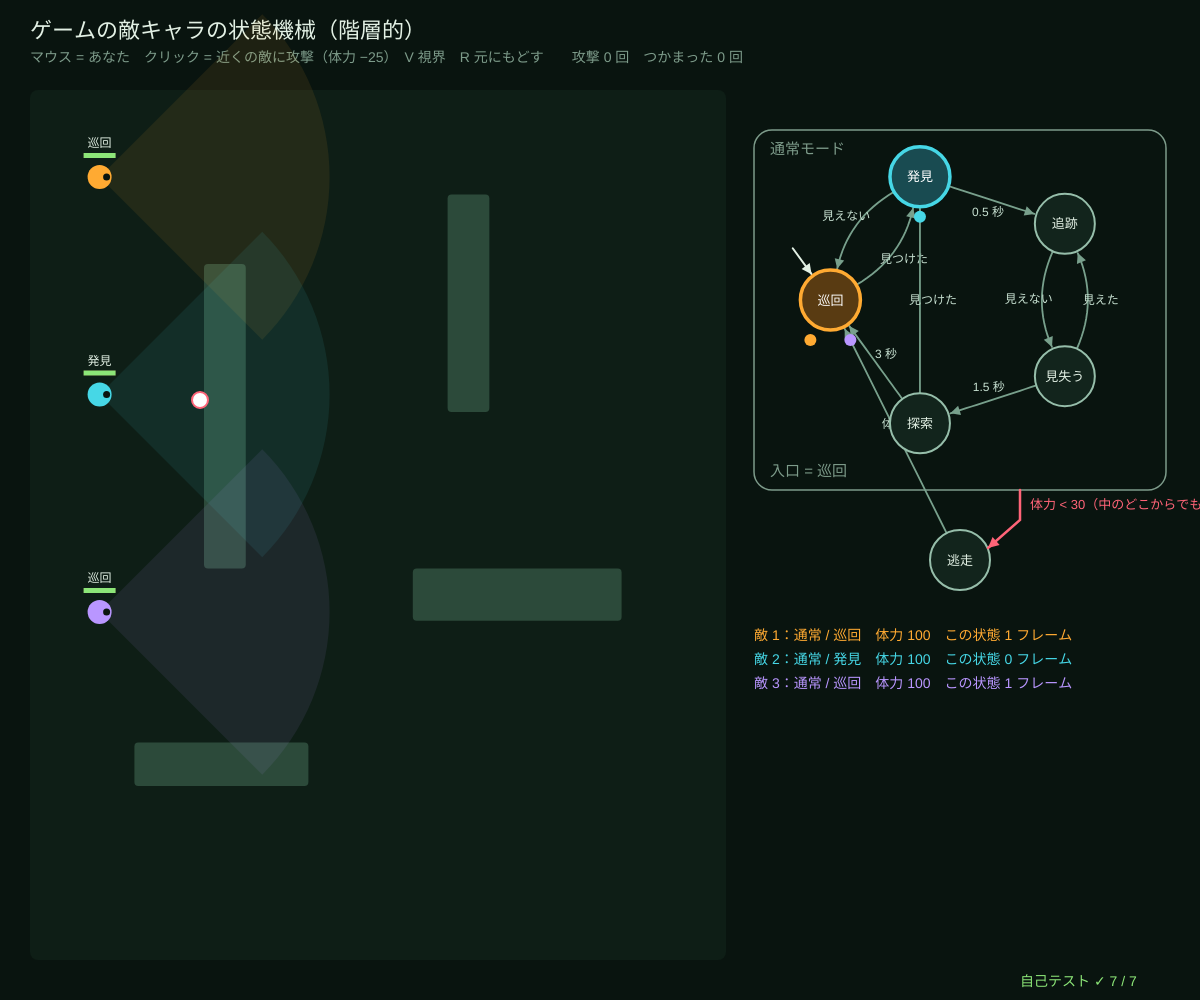
Frame 1 (no input)
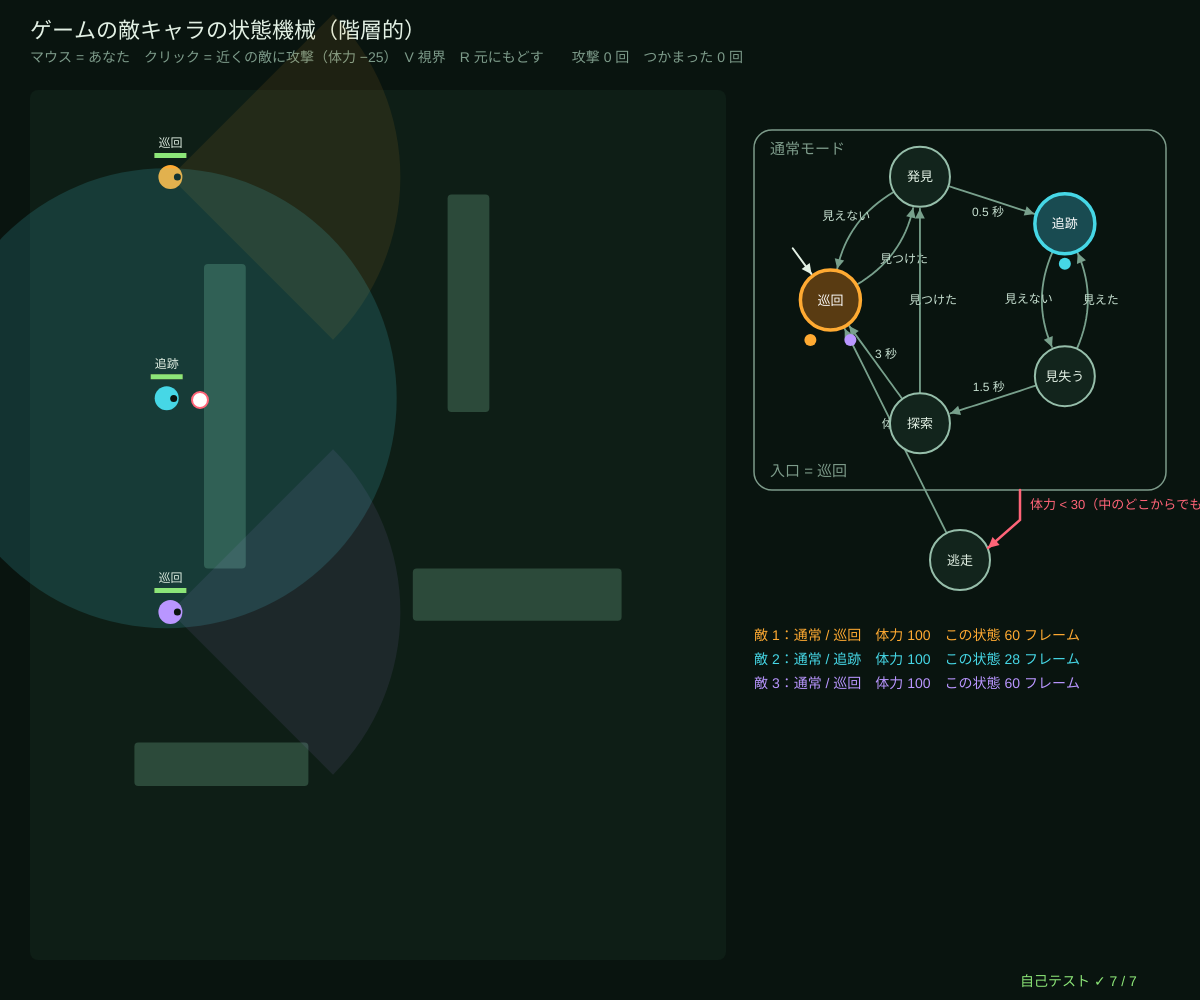
Frame 60 (no input)
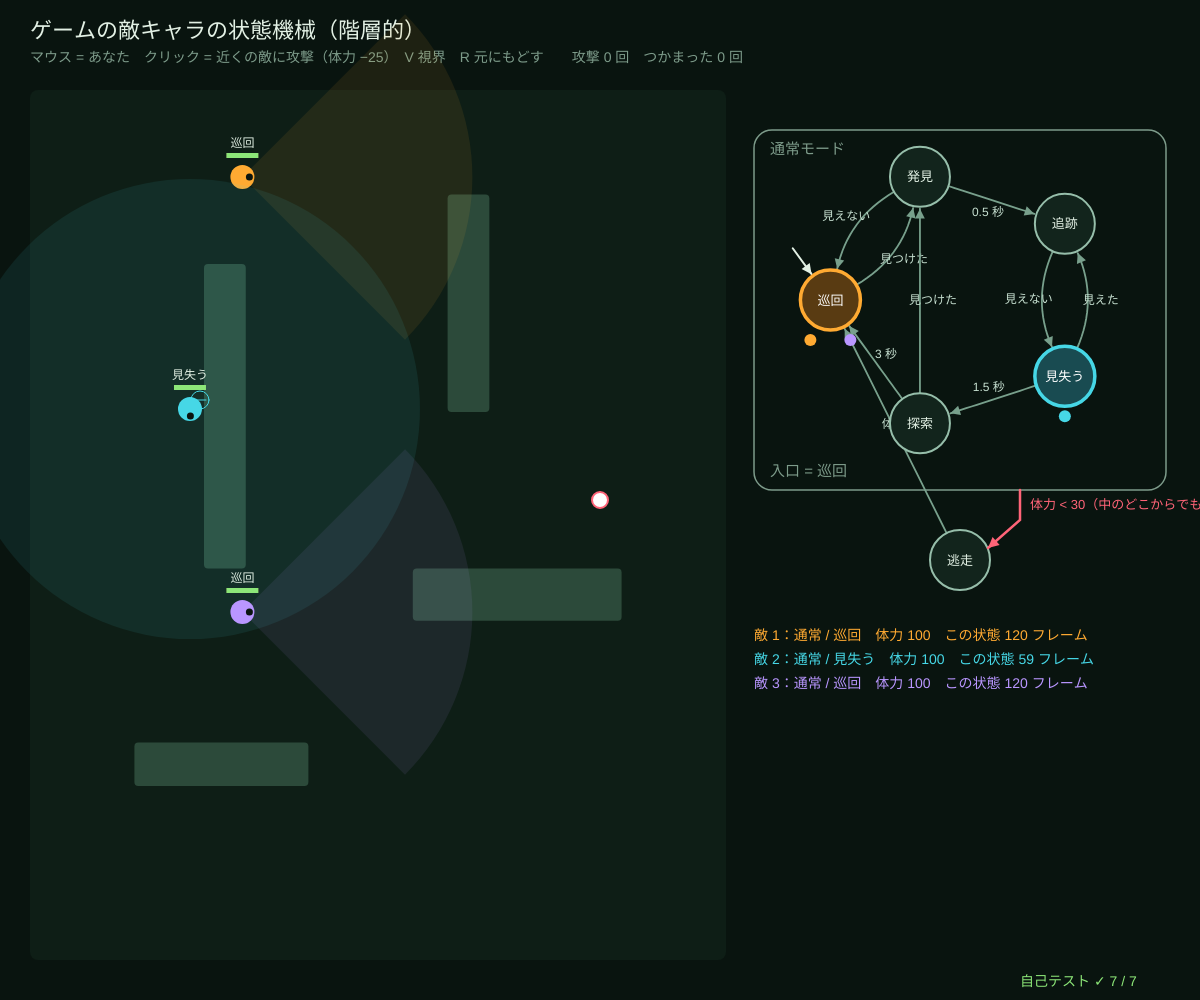
Frame 120 (the mouse pressed at the canvas centre since frame 60)

The p5.js sketch that drew these frames (run headless with seeded random() and noise() and a simulated clock; from frame 60 on, the mouse is pressed at the canvas centre):

// p5.js sketch
// ── sketch.js
// ============================================
// 12 ゲームの敵キャラの状態機械 ─ 敵の頭の中は「いまの状態」と「何が起きたら次はどれ」の表
// 通常モードの中に 巡回 → 発見 → 追跡 → 見失う → 探索 → 巡回 の小さな状態機械があり、その外側に「逃走」がある（階層的な状態機械）。
// 体力が 30 を切ると、中でどの状態にいても外側の規則が優先して逃走へ。回復したら通常モードの入口（巡回）から再開。
// マウス = あなた（見つかると追いかけられる）/ クリック = 近くの敵に攻撃（体力 −25）/ 壁のうしろは見えない
// V 視界を表示 / R 敵を元にもどす
// ============================================

const SUBS = ['巡回', '発見', '追跡', '見失う', '探索'];      // 通常モードの中の状態
const VIEW = 230, FOV = Math.PI / 2;    // ★ 見える距離と視野の角度
const SPEED = { 巡回: 1.2, 発見: 0, 追跡: 2.4, 見失う: 1.8, 探索: 1.0, 逃走: 2.6 };   // ★ 状態ごとの速さ
const TIME = { 発見: 30, 見失う: 90, 探索: 200 };   // ★ フレーム数のしきい値
const LOW_HP = 30, OK_HP = 80;          // ★ 逃走に入る体力・通常にもどる体力
const ENEMY_COLS = [[255, 170, 50], [70, 215, 230], [185, 150, 255]];
let walls = [], enemies = [], player = { x: 200, y: 400 }, showView = true, arena, hits = 0, caught = 0, fsmPos = [], fsmMach;

function setup() {
  createCanvas(windowWidth, windowHeight);
  selfTest();
  buildWorld();
}
function windowResized() { resizeCanvas(windowWidth, windowHeight); buildWorld(); }
function buildWorld(w, h) {             // w, h を渡すとその大きさで（自己テストは画面の大きさによらず 1280 × 800）
  w = w || width; h = h || height;
  arena = { x: 30, y: 90, w: w * 0.58, h: h - 130 };
  let A = arena;
  walls = [[0.25, 0.2, 0.06, 0.35], [0.55, 0.55, 0.3, 0.06], [0.6, 0.12, 0.06, 0.25], [0.15, 0.75, 0.25, 0.05]].map(([x, y, w, h]) => ({ x: A.x + x * A.w, y: A.y + y * A.h, w: w * A.w, h: h * A.h }));
  enemies = [0, 1, 2].map((k) => makeEnemy(k, A));
  let fx = w * 0.62, fw = w * 0.36;
  fsmPos = circleLayout(5, fx + fw * 0.5, 300, Math.min(fw * 0.3, 140), Math.PI);
  fsmPos.push({ x: fx + fw * 0.5, y: 560, loop: Math.PI / 2 });
  fsmMach = { n: 6, acc: [false, false, false, false, false, false], start: 0, tr: [{ 見つけた: 1 }, { '0.5 秒': 2, 見えない: 0 }, { 見えない: 3 }, { 見えた: 2, '1.5 秒': 4 }, { 見つけた: 1, '3 秒': 0 }, { '体力 ≥ 80': 0 }] };
}
function makeEnemy(k, A) {
  let way = [[0.1, 0.1], [0.9, 0.1], [0.9, 0.45], [0.1, 0.45]].map(([x, y]) => ({ x: A.x + x * A.w, y: A.y + (y + k * 0.25) * A.h }));
  return { x: way[0].x, y: way[0].y, dir: 0, hp: 100, top: '通常', sub: '巡回', t: 0, way, wi: 0, last: null, col: ENEMY_COLS[k] };
}
// ★ 状態遷移の表（純粋な関数：いまの状態 + できごと → 次の状態）。外側（逃走）の規則を先に調べる
function nextState(st, ev) {
  if (st.top === '通常' && ev.hp < LOW_HP) return { top: '逃走', sub: null };
  if (st.top === '逃走') return ev.hp >= OK_HP ? { top: '通常', sub: '巡回' } : st;
  let s = st.sub, t = st.t;
  if (s === '巡回' && ev.sees) return { top: '通常', sub: '発見' };
  if (s === '発見') { if (!ev.sees) return { top: '通常', sub: '巡回' }; if (t >= TIME.発見) return { top: '通常', sub: '追跡' }; }
  if (s === '追跡' && !ev.sees) return { top: '通常', sub: '見失う' };
  if (s === '見失う') { if (ev.sees) return { top: '通常', sub: '追跡' }; if (t >= TIME.見失う || ev.arrived) return { top: '通常', sub: '探索' }; }
  if (s === '探索') { if (ev.sees) return { top: '通常', sub: '発見' }; if (t >= TIME.探索) return { top: '通常', sub: '巡回' }; }
  return st;
}
// ---- 見えるか：距離・視野の角度・壁でさえぎられないか
function segHitsRect(x1, y1, x2, y2, r) {
  for (let k = 0; k <= 24; k++) { let x = x1 + ((x2 - x1) * k) / 24, y = y1 + ((y2 - y1) * k) / 24; if (x > r.x && x < r.x + r.w && y > r.y && y < r.y + r.h) return true; }
  return false;
}
function canSee(e, p, chasing) {
  let dx = p.x - e.x, dy = p.y - e.y, d = Math.hypot(dx, dy);
  if (d > VIEW) return false;
  let da = Math.atan2(dy, dx) - e.dir; da = Math.atan2(Math.sin(da), Math.cos(da));
  if (!chasing && Math.abs(da) > FOV / 2) return false;          // 追跡中はぐるりと見回せる
  return !walls.some((w) => segHitsRect(e.x, e.y, p.x, p.y, w));
}
function inWall(x, y) { return walls.some((w) => x > w.x - 8 && x < w.x + w.w + 8 && y > w.y - 8 && y < w.y + w.h + 8); }
function moveToward(e, tx, ty, sp) {
  let dx = tx - e.x, dy = ty - e.y, d = Math.hypot(dx, dy);
  if (d < 1e-6 || sp <= 0) return d;
  let want = Math.atan2(dy, dx), da = Math.atan2(Math.sin(want - e.dir), Math.cos(want - e.dir));
  e.dir += clampv(da, -0.15, 0.15);
  let nx = e.x + Math.cos(e.dir) * sp, ny = e.y + Math.sin(e.dir) * sp;
  if (!inWall(nx, e.y)) e.x = nx; if (!inWall(e.x, ny)) e.y = ny;        // 壁にぶつかったらその向きは動かない
  if (inWall(e.x + Math.cos(e.dir) * 12, e.y + Math.sin(e.dir) * 12)) e.dir += 0.6;   // 壁ぞいに向きを変える
  e.x = clampv(e.x, arena.x + 10, arena.x + arena.w - 10); e.y = clampv(e.y, arena.y + 10, arena.y + arena.h - 10);
  return d;
}
function updateEnemy(e, p) {
  let chasing = e.sub === '追跡' || e.sub === '見失う', sees = canSee(e, p, chasing), arrived = false;
  if (sees) e.last = { x: p.x, y: p.y };
  let name = e.top === '逃走' ? '逃走' : e.sub, sp = SPEED[name];
  if (name === '巡回') { let w = e.way[e.wi]; if (moveToward(e, w.x, w.y, sp) < 12) e.wi = (e.wi + 1) % e.way.length; }
  if (name === '発見') { let da = Math.atan2(p.y - e.y, p.x - e.x) - e.dir; e.dir += clampv(Math.atan2(Math.sin(da), Math.cos(da)), -0.1, 0.1); }
  if (name === '追跡') moveToward(e, p.x, p.y, sp);
  if (name === '見失う' && e.last) arrived = moveToward(e, e.last.x, e.last.y, sp) < 10;
  if (name === '探索') { e.dir += 0.04; moveToward(e, e.x + Math.cos(e.dir) * 30, e.y + Math.sin(e.dir) * 30, sp); }
  if (name === '逃走') { moveToward(e, 2 * e.x - p.x, 2 * e.y - p.y, sp); e.hp = Math.min(100, e.hp + 0.25); }
  let ns = nextState(e, { sees, hp: e.hp, arrived });
  if (ns.top !== e.top || ns.sub !== e.sub) { e.top = ns.top; e.sub = ns.sub; e.t = 0; } else e.t++;
  if (e.cool > 0) e.cool--;
  if (e.top === '通常' && e.sub === '追跡' && Math.hypot(p.x - e.x, p.y - e.y) < 16 && !(e.cool > 0)) { e.cool = 90; return true; }   // つかまえた（1.5 秒に 1 回だけ数える）
  return false;
}
function attack(x, y) {                // クリック：近くの敵に −25
  for (let e of enemies) if (Math.hypot(e.x - x, e.y - y) < 60) { e.hp = Math.max(0, e.hp - 25); hits++; }
}

function draw() {
  background(...BG);
  hudTitle('ゲームの敵キャラの状態機械（階層的）', 'マウス = あなた　クリック = 近くの敵に攻撃（体力 −25）　V 視界　R 元にもどす　　攻撃 ' + hits + ' 回　つかまった ' + caught + ' 回');
  if (mouseX > arena.x && mouseX < arena.x + arena.w && mouseY > arena.y && mouseY < arena.y + arena.h) player = { x: mouseX, y: mouseY };
  for (let e of enemies) if (updateEnemy(e, player)) caught++;
  // ---- 世界
  noStroke(); fill(14, 30, 22); rect(arena.x, arena.y, arena.w, arena.h, 8);
  fill(...WIRE); for (let w of walls) rect(w.x, w.y, w.w, w.h, 4);
  for (let e of enemies) {
    let name = e.top === '逃走' ? '逃走' : e.sub;
    if (showView) { noStroke(); fill(...e.col, name === '追跡' ? 40 : 22); let ch = name === '追跡' || name === '見失う';
      if (ch) circle(e.x, e.y, VIEW * 2); else arc(e.x, e.y, VIEW * 2, VIEW * 2, e.dir - FOV / 2, e.dir + FOV / 2, PIE); }
    if (e.last && (name === '見失う')) { stroke(...e.col); strokeWeight(1); noFill(); circle(e.last.x, e.last.y, 18); line(e.last.x - 6, e.last.y, e.last.x + 6, e.last.y); }
    noStroke(); fill(...e.col); circle(e.x, e.y, 24); fill(10, 20, 15); circle(e.x + Math.cos(e.dir) * 7, e.y + Math.sin(e.dir) * 7, 7);
    fill(60, 20, 20); rect(e.x - 16, e.y - 24, 32, 5); fill(...(e.hp < LOW_HP ? ROSE : LIME)); rect(e.x - 16, e.y - 24, 32 * e.hp / 100, 5);
    fill(...INK); textSize(12); textAlign(CENTER, BASELINE); text(name, e.x, e.y - 30);
  }
  fill(255); stroke(...ROSE); strokeWeight(2); circle(player.x, player.y, 16);
  // ---- 階層的な状態機械の図
  let fx = width * 0.62, fw = width * 0.36;
  noFill(); stroke(...DIMC); strokeWeight(1.5); rect(fx + 10, 130, fw - 20, 360, 18);
  noStroke(); fill(...DIMC); textSize(15); textAlign(LEFT, BASELINE); text('通常モード', fx + 26, 154); text('入口 = 巡回', fx + 26, 476);
  let hi = {}; enemies.forEach((e) => { let i = e.top === '逃走' ? 5 : SUBS.indexOf(e.sub); if (!hi[i]) hi[i] = e.col; });
  drawMachine(fsmMach, fsmPos, { r: 30, names: SUBS.concat(['逃走']), hi, labelSize: 12, nameSize: 13 });
  // 外側の規則（通常のどこからでも → 逃走）
  stroke(...ROSE); strokeWeight(2.5); arrowLine([[fx + fw * 0.5 + 60, 490], [fx + fw * 0.5 + 60, 520], [fsmPos[5].x + 28, fsmPos[5].y - 12]], ROSE, 2.5);
  noStroke(); fill(...ROSE); textSize(13); textAlign(LEFT, CENTER); text('体力 < 30（中のどこからでも）', fx + fw * 0.5 + 70, 505);
  enemies.forEach((e, k) => { let i = e.top === '逃走' ? 5 : SUBS.indexOf(e.sub), p = fsmPos[i]; noStroke(); fill(...e.col); circle(p.x - 20 + k * 20, p.y + 40, 12); });
  // 敵の一覧
  enemies.forEach((e, k) => { fill(...e.col); textSize(14); textAlign(LEFT, BASELINE); text('敵 ' + (k + 1) + '：' + e.top + (e.sub && e.top === '通常' ? ' / ' + e.sub : '') + '　体力 ' + Math.round(e.hp) + '　この状態 ' + e.t + ' フレーム', fx + 10, 640 + k * 24); });
  drawSelfTest(width - 180, height - 14);
}

function mousePressed() { attack(mouseX, mouseY); }
function keyPressed() {
  if (key === 'v' || key === 'V') showView = !showView;
  if (key === 'r' || key === 'R') { enemies = [0, 1, 2].map((k) => makeEnemy(k, arena)); hits = 0; caught = 0; }
  return false;
}

// ---- 自己テスト
function selfTest() {
  selfTestResults = [];
  let S0 = (sub, t) => ({ top: '通常', sub, t: t || 0 }), ok = (st, ev, top, sub) => { let n = nextState(st, Object.assign({ sees: false, hp: 100, arrived: false }, ev)); return n.top === top && n.sub === sub; };
  check('巡回 + 見つけた → 発見、発見 + 30 フレーム見え続けた → 追跡、発見 + 見えない → 巡回', ok(S0('巡回'), { sees: true }, '通常', '発見') && ok(S0('発見', 30), { sees: true }, '通常', '追跡') && ok(S0('発見', 5), {}, '通常', '巡回'));
  check('追跡 + 見えない → 見失う、見失う + 90 フレーム → 探索、探索 + 200 フレーム → 巡回、探索 + 見つけた → 発見', ok(S0('追跡'), {}, '通常', '見失う') && ok(S0('見失う', 90), {}, '通常', '探索') && ok(S0('探索', 200), {}, '通常', '巡回') && ok(S0('探索', 3), { sees: true }, '通常', '発見'));
  check('体力 < 30 なら、中の 5 つのどの状態からでも逃走（外側の規則が優先）', SUBS.every((s) => ok(S0(s, 50), { hp: 20, sees: true }, '逃走', null)));
  check('逃走 + 体力 ≥ 80 → 通常の入口（巡回）、体力 < 80 なら逃走のまま', ok({ top: '逃走', sub: null, t: 0 }, { hp: 85 }, '通常', '巡回') && ok({ top: '逃走', sub: null, t: 0 }, { hp: 50 }, '逃走', null));
  // 2400 フレームの模擬プレイ（プレイヤーは円を描いて動き、ときどき攻撃）
  buildWorld(1280, 800); let seen = new Set(), okPos = true;
  for (let f = 0; f < 2400; f++) {
    let p = { x: arena.x + arena.w * (0.5 + 0.35 * Math.cos(f * 0.01)), y: arena.y + arena.h * (0.5 + 0.35 * Math.sin(f * 0.013)) };
    if (f % 200 === 100) attack(enemies[(f / 200) % 3 | 0].x, enemies[(f / 200) % 3 | 0].y);
    for (let e of enemies) { updateEnemy(e, p); seen.add(e.top === '逃走' ? '逃走' : e.sub); if (!isFinite(e.x) || !isFinite(e.y) || e.x < arena.x || e.x > arena.x + arena.w || e.y < arena.y || e.y > arena.y + arena.h || e.hp < 0 || e.hp > 100) okPos = false; }
  }
  check('模擬プレイ 2400 フレーム：位置と体力はいつも範囲内（NaN なし）', okPos);
  check('模擬プレイで 6 つの状態を全部通った（' + [...seen].join('・') + '）', seen.size === 6);
  let w0 = walls[0];
  check('壁の向こうは見えない：壁をはさんだ 2 点の線は壁に当たる', segHitsRect(w0.x - 40, w0.y + w0.h / 2, w0.x + w0.w + 40, w0.y + w0.h / 2, w0) && !segHitsRect(w0.x - 40, w0.y - 20, w0.x + w0.w + 40, w0.y - 20, w0));
  hits = 0; buildWorld(); reportSelfTest();
}

// ---------- やってみよう ----------
// 1. 敵のうしろからそっと近づいてクリックで攻撃しよう。視野の外なら見つからない（V で視界を表示）
// 2. 体力を減らすと、追跡中でも逃走に切りかわる。逃げ切って回復すると巡回から再開する（入口）
// 3. 「逃走から戻ったら、前にいた状態から再開」（履歴つきの階層）にするには nextState をどう変える？
// 4. 新しい状態「援軍を呼ぶ」を足そう：発見したとき近くの仲間も発見にする
// 5. 状態機械は 00 の自動販売機と同じしくみ。表（nextState）を変えるだけで、キャラクターの性格が変わる

// ==================================================
// ここから下は「オートマトンの道具」（中身は読まなくても OK。消さないでね）
// ==================================================
// ---- 色と小さな道具
const BG = [9, 20, 15];                 // 背景（回路基板の黒緑）
const INK = [226, 240, 228];            // 文字（蛍光の白）
const AMBER = [255, 170, 50], CYAN = [70, 215, 230], LIME = [140, 230, 120], ROSE = [255, 100, 120], VIOLET = [185, 150, 255];
const DIMC = [125, 155, 138], PANEL = [18, 36, 28], WIRE = [44, 74, 58];
function clampv(v, a, b) { return v < a ? a : v > b ? b : v !== v ? a : v; }     // NaN なら a に戻す
function fmtN(v, d) { if (typeof v !== 'number' || v !== v) return '?'; return v.toFixed(d === undefined ? 2 : d); }
function hudTitle(t, sub) {              // 左上のタイトルと操作の説明
  noStroke(); fill(...INK); textSize(22); textAlign(LEFT, BASELINE); text(t, 30, 38);
  fill(...DIMC); textSize(14); textLeading(19); text(sub, 30, 62);
}
function typeInto(s, ch, allowed, maxLen) {   // 文字の入力：allowed に入っている 1 文字だけ足す（長さの上限つき）
  if (typeof ch !== 'string' || ch.length !== 1 || allowed.indexOf(ch) < 0) return s;
  return s.length < (maxLen || 40) ? s + ch : s;
}
// ---- 種つきの乱数（同じ種なら毎回同じ列 → 実験をくり返せる）
let rngState = 1;
function seedRng(s) { rngState = (s >>> 0) || 1; }
function rnd() {                       // 0〜1 の一様乱数（mulberry32）
  rngState = (rngState + 0x6d2b79f5) >>> 0;
  let t = rngState;
  t = Math.imul(t ^ (t >>> 15), t | 1);
  t ^= t + Math.imul(t ^ (t >>> 7), t | 61);
  return ((t ^ (t >>> 14)) >>> 0) / 4294967296;
}
function rndInt(a, b) { return a + Math.floor(rnd() * (b - a + 1)); }
function rndPick(arr) { return arr[Math.floor(rnd() * arr.length)]; }
function rndString(alpha, len) { let s = ''; for (let i = 0; i < len; i++) s += alpha[Math.floor(rnd() * alpha.length)]; return s; }
// ---- 状態遷移図を描く道具（円 = 状態、二重丸 = 受理、矢印 = 遷移。曲線は折れ線で描く）
function bezPts(x0, y0, cx, cy, x1, y1, n) {   // 2 次ベジェ曲線 → 折れ線の点
  let out = [];
  for (let i = 0; i <= n; i++) { let t = i / n, u = 1 - t; out.push([u * u * x0 + 2 * u * t * cx + t * t * x1, u * u * y0 + 2 * u * t * cy + t * t * y1]); }
  return out;
}
function cubicPts(p0, p1, p2, p3, n) {          // 3 次ベジェ曲線 → 折れ線の点（自己ループ用）
  let out = [];
  for (let i = 0; i <= n; i++) { let t = i / n, u = 1 - t, a = u * u * u, b = 3 * u * u * t, c = 3 * u * t * t, d = t * t * t;
    out.push([a * p0[0] + b * p1[0] + c * p2[0] + d * p3[0], a * p0[1] + b * p1[1] + c * p2[1] + d * p3[1]]); }
  return out;
}
function arrowLine(pts, col, w, dashed) {      // 折れ線 + 先の三角
  if (!pts || pts.length < 2) return;
  noFill(); stroke(...col); strokeWeight(w || 2);
  if (dashed) { for (let i = 0; i + 1 < pts.length; i += 2) line(pts[i][0], pts[i][1], pts[i + 1][0], pts[i + 1][1]); }
  else { beginShape(); for (let p of pts) vertex(p[0], p[1]); endShape(); }
  let [x1, y1] = pts[pts.length - 1], [x0, y0] = pts[pts.length - 2], L = Math.hypot(x1 - x0, y1 - y0) || 1, ux = (x1 - x0) / L, uy = (y1 - y0) / L, s = 7 + (w || 2) * 1.5;
  noStroke(); fill(...col);
  triangle(x1, y1, x1 - ux * s - uy * s * 0.5, y1 - uy * s + ux * s * 0.5, x1 - ux * s + uy * s * 0.5, y1 - uy * s - ux * s * 0.5);
}
function edgeList(m) {                  // DFA / NFA → 辺のリスト [{from, to, label}]（同じ向きの辺はラベルをまとめる）
  let map = new Map();
  for (let q = 0; q < m.n; q++) for (let c in m.tr[q] || {}) {
    let ts = m.tr[q][c]; ts = Array.isArray(ts) ? ts : [ts];
    for (let t of ts) { if (t < 0 || t >= m.n) continue; let k = q + '>' + t; if (!map.has(k)) map.set(k, { from: q, to: t, syms: [] }); map.get(k).syms.push(c === '' ? 'ε' : c); }
  }
  return [...map.values()].map((e) => ({ from: e.from, to: e.to, label: e.syms.sort().join(','), syms: e.syms }));
}
function edgeGeometry(e, pos, r, both) {        // 1 本の辺の折れ線の点とラベルの位置
  let a = pos[e.from], b = pos[e.to];
  if (e.from === e.to) {                        // 自己ループ：中心から外向き（または上）に輪
    let ang = a.loop !== undefined ? a.loop : -Math.PI / 2, ux = Math.cos(ang), uy = Math.sin(ang), px = -uy, py = ux;
    let s0 = [a.x + (ux * 0.6 + px * 0.8) * r, a.y + (uy * 0.6 + py * 0.8) * r], s1 = [a.x + (ux * 0.6 - px * 0.8) * r, a.y + (uy * 0.6 - py * 0.8) * r];
    let pts = cubicPts(s0, [s0[0] + (ux * 2.2 + px * 0.9) * r, s0[1] + (uy * 2.2 + py * 0.9) * r], [s1[0] + (ux * 2.2 - px * 0.9) * r, s1[1] + (uy * 2.2 - py * 0.9) * r], s1, 18);
    return { pts, lx: a.x + ux * 2.35 * r, ly: a.y + uy * 2.35 * r };
  }
  let dx = b.x - a.x, dy = b.y - a.y, L = Math.hypot(dx, dy) || 1, ux = dx / L, uy = dy / L, bend = both ? 0.22 * L : (e.bend || 0) * L;
  let mx = (a.x + b.x) / 2 - uy * bend, my = (a.y + b.y) / 2 + ux * bend;
  let d0x = mx - a.x, d0y = my - a.y, l0 = Math.hypot(d0x, d0y) || 1, d1x = mx - b.x, d1y = my - b.y, l1 = Math.hypot(d1x, d1y) || 1;
  let pts = bezPts(a.x + (d0x / l0) * r, a.y + (d0y / l0) * r, mx, my, b.x + (d1x / l1) * (r + 2), b.y + (d1y / l1) * (r + 2), 16);
  let mid = pts[8];
  return { pts, lx: mid[0] - uy * 13, ly: mid[1] + ux * 13 };
}
// m = DFA/NFA、pos = [{x, y, loop?}]、opt = { r, names, hi: {状態: 色}, edgeHi: (e) => 色 or null, start: true, labelSize }
function drawMachine(m, pos, opt) {
  opt = opt || {};
  let r = opt.r || 22, edges = opt.edges || edgeList(m), has = new Set(edges.map((e) => e.from + '>' + e.to));
  textAlign(CENTER, CENTER);
  for (let e of edges) {
    if (!pos[e.from] || !pos[e.to]) continue;
    let g = edgeGeometry(e, pos, r, e.from !== e.to && has.has(e.to + '>' + e.from));
    let hc = opt.edgeHi ? opt.edgeHi(e) : null;
    arrowLine(g.pts, hc || opt.edgeCol || [120, 160, 140], hc ? 3.5 : 1.8, e.label === 'ε' && !hc);
    if (opt.labels !== false || hc) { noStroke(); fill(...(hc || opt.labelCol || [200, 225, 210])); textSize(opt.labelSize || 14); text(e.label, g.lx, g.ly); }
  }
  if (opt.start !== false && pos[m.start]) {   // 開始の矢印（左から）
    let p = pos[m.start], sa = opt.startAng !== undefined ? opt.startAng : p.loop !== undefined && Math.cos(p.loop) < -0.5 ? -2.2 : Math.PI;
    let ux = Math.cos(sa), uy = Math.sin(sa);   // 自己ループと重ならない向きから
    arrowLine([[p.x + ux * (r + 34), p.y + uy * (r + 34)], [p.x + ux * (r + 2), p.y + uy * (r + 2)]], opt.startCol || INK, 2);
  }
  for (let q = 0; q < m.n; q++) {
    let p = pos[q]; if (!p) continue;
    let hc = opt.hi && opt.hi[q];
    stroke(...(hc || [150, 190, 170])); strokeWeight(hc ? 3.5 : 2); fill(...(hc ? hc.map((v) => v * 0.35) : PANEL));
    circle(p.x, p.y, 2 * r);
    if (m.acc[q]) { noFill(); circle(p.x, p.y, 2 * r - 9); }
    noStroke(); fill(...(hc ? [255, 255, 255] : INK)); textSize(opt.nameSize || Math.min(16, r * 0.75));
    text(opt.names ? opt.names[q] : 'q' + q, p.x, p.y + 1);
  }
}
function circleLayout(n, cx, cy, rad, a0) {    // 円の上に並べる（自己ループは外向き）
  let out = [];
  for (let i = 0; i < n; i++) { let a = (a0 === undefined ? Math.PI : a0) + (2 * Math.PI * i) / Math.max(1, n); out.push({ x: cx + rad * Math.cos(a), y: cy + rad * Math.sin(a), loop: a }); }
  return out;
}
function layerLayout(m, x, y, w, h) {          // スタートからの距離（幅優先）で左 → 右に並べる
  let depth = new Array(m.n).fill(-1), order = [m.start]; depth[m.start] = 0;
  for (let i = 0; i < order.length; i++) for (let e of edgeList(m)) if (e.from === order[i] && depth[e.to] < 0) { depth[e.to] = depth[order[i]] + 1; order.push(e.to); }
  let maxD = Math.max(0, ...depth); for (let q = 0; q < m.n; q++) if (depth[q] < 0) { depth[q] = maxD + 1; order.push(q); }
  maxD = Math.max(...depth);
  let cols = []; for (let q of order) (cols[depth[q]] = cols[depth[q]] || []).push(q);
  let pos = [];
  cols.forEach((col, d) => col.forEach((q, k) => { pos[q] = { x: x + (maxD ? (d / maxD) * w : w / 2), y: y + ((k + 1) / (col.length + 1)) * h, loop: -Math.PI / 2 }; }));
  return pos;
}
function hitState(pos, x, y, r) { for (let q = pos.length - 1; q >= 0; q--) if (pos[q] && Math.hypot(pos[q].x - x, pos[q].y - y) < r) return q; return -1; }
// ---- 自己テストの道具
let selfTestResults = [];
function check(name, cond) { selfTestResults.push({ name, ok: !!cond }); }
function reportSelfTest() { for (let r of selfTestResults) (r.ok ? console.log : console.error)((r.ok ? '✓ ' : '✗ ') + r.name); }
function selfTestLine() { let n = selfTestResults.filter((r) => r.ok).length; return '自己テスト ' + (n === selfTestResults.length ? '✓ ' : '✗ ') + n + ' / ' + selfTestResults.length; }
function drawSelfTest(x, y) { noStroke(); fill(...(selfTestResults.every((r) => r.ok) ? LIME : ROSE)); textSize(14); textAlign(LEFT, BASELINE); text(selfTestLine(), x, y); }
